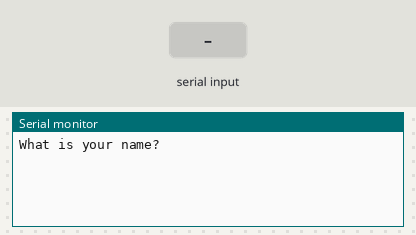
A sketch run on a simulated Arduino Uno, built with avr-gcc and run on an emulated ATmega328P. Parts: the last lines printed to the serial monitor. The test bench sets the inputs (shaded band).

Above: at 1.2 s.
1.3 s: "1" received over Serial
At 3.0 s:
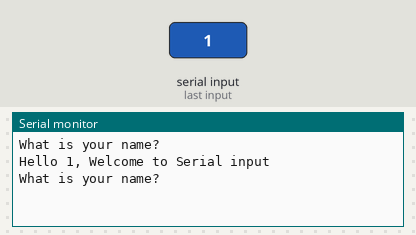
3.8 s: "0" received over Serial
At 5.2 s:
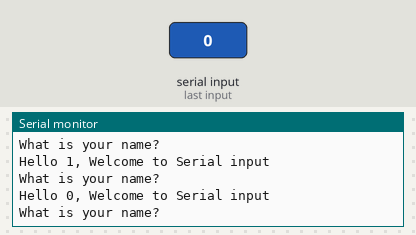
5.3 s: "2" received over Serial
At 7.2 s:
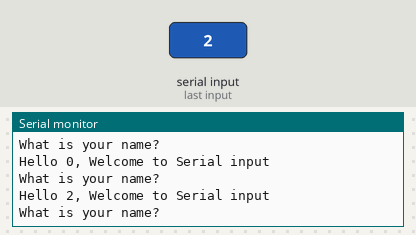

The sketch:

serial_reading_string.ino
```cpp
String aname;
String msg = "What is your name?";
String msg1 = "Hello ";
String msg2 = ", Welcome to Serial input";
void setup() {
  // put your setup code here, to run once:
Serial.begin(9600);
}

void loop() {
  // put your main code here, to run repeatedly:
Serial.println(msg);
while (Serial.available() == 0)
{

}
aname = Serial.readString();
Serial.print(msg1);
Serial.print(aname);
Serial.println(msg2);
}
```

Measured:
- after the input at 1.3 s, the serial monitor: prints a new line after 1.0 s (image 1)
- after the input at 3.8 s, the serial monitor: prints a new line after 1.0 s (image 2)
- after the input at 5.3 s, the serial monitor: prints a new line after 1.0 s (image 3)
